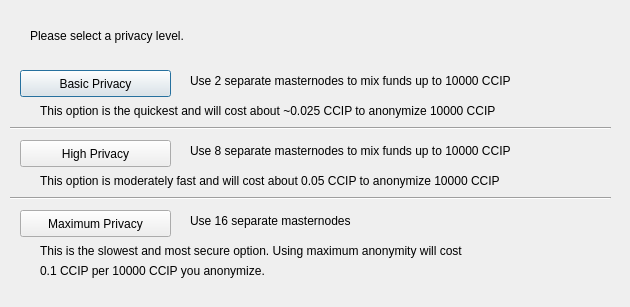
<?xml version="1.0" encoding="UTF-8"?>
<ui version="4.0">
 <class>ObfuscationConfig</class>
 <widget class="QDialog" name="ObfuscationConfig">
  <property name="geometry">
   <rect>
    <x>0</x>
    <y>0</y>
    <width>630</width>
    <height>307</height>
   </rect>
  </property>
  <property name="windowTitle">
   <string>Configure Obfuscation</string>
  </property>
  <widget class="QPushButton" name="buttonBasic">
   <property name="geometry">
    <rect>
     <x>20</x>
     <y>70</y>
     <width>151</width>
     <height>27</height>
    </rect>
   </property>
   <property name="text">
    <string>Basic Privacy</string>
   </property>
  </widget>
  <widget class="QPushButton" name="buttonHigh">
   <property name="geometry">
    <rect>
     <x>20</x>
     <y>140</y>
     <width>151</width>
     <height>27</height>
    </rect>
   </property>
   <property name="text">
    <string>High Privacy</string>
   </property>
  </widget>
  <widget class="QPushButton" name="buttonMax">
   <property name="geometry">
    <rect>
     <x>20</x>
     <y>210</y>
     <width>151</width>
     <height>27</height>
    </rect>
   </property>
   <property name="text">
    <string>Maximum Privacy</string>
   </property>
  </widget>
  <widget class="QLabel" name="label">
   <property name="geometry">
    <rect>
     <x>30</x>
     <y>20</y>
     <width>571</width>
     <height>31</height>
    </rect>
   </property>
   <property name="text">
    <string>Please select a privacy level.</string>
   </property>
  </widget>
  <widget class="QLabel" name="label_2">
   <property name="geometry">
    <rect>
     <x>190</x>
     <y>70</y>
     <width>421</width>
     <height>21</height>
    </rect>
   </property>
   <property name="text">
    <string>Use 2 separate masternodes to mix funds up to 10000 CCIP</string>
   </property>
  </widget>
  <widget class="QLabel" name="label_3">
   <property name="geometry">
    <rect>
     <x>190</x>
     <y>140</y>
     <width>411</width>
     <height>21</height>
    </rect>
   </property>
   <property name="text">
    <string>Use 8 separate masternodes to mix funds up to 10000 CCIP</string>
   </property>
  </widget>
  <widget class="QLabel" name="label_4">
   <property name="geometry">
    <rect>
     <x>190</x>
     <y>210</y>
     <width>421</width>
     <height>21</height>
    </rect>
   </property>
   <property name="text">
    <string>Use 16 separate masternodes</string>
   </property>
  </widget>
  <widget class="QLabel" name="label_6">
   <property name="geometry">
    <rect>
     <x>40</x>
     <y>100</y>
     <width>561</width>
     <height>21</height>
    </rect>
   </property>
   <property name="text">
    <string>This option is the quickest and will cost about ~0.025 CCIP to anonymize 10000 CCIP</string>
   </property>
  </widget>
  <widget class="QLabel" name="label_7">
   <property name="geometry">
    <rect>
     <x>40</x>
     <y>170</y>
     <width>561</width>
     <height>21</height>
    </rect>
   </property>
   <property name="text">
    <string>This option is moderately fast and will cost about 0.05 CCIP to anonymize 10000 CCIP</string>
   </property>
  </widget>
  <widget class="QLabel" name="label_8">
   <property name="geometry">
    <rect>
     <x>40</x>
     <y>240</y>
     <width>561</width>
     <height>21</height>
    </rect>
   </property>
   <property name="text">
    <string>This is the slowest and most secure option. Using maximum anonymity will cost</string>
   </property>
  </widget>
  <widget class="QLabel" name="label_9">
   <property name="geometry">
    <rect>
     <x>40</x>
     <y>260</y>
     <width>561</width>
     <height>21</height>
    </rect>
   </property>
   <property name="text">
    <string>0.1 CCIP per 10000 CCIP you anonymize.</string>
   </property>
  </widget>
  <widget class="Line" name="line">
   <property name="geometry">
    <rect>
     <x>10</x>
     <y>120</y>
     <width>601</width>
     <height>16</height>
    </rect>
   </property>
   <property name="orientation">
    <enum>Qt::Horizontal</enum>
   </property>
  </widget>
  <widget class="Line" name="line_2">
   <property name="geometry">
    <rect>
     <x>10</x>
     <y>190</y>
     <width>601</width>
     <height>16</height>
    </rect>
   </property>
   <property name="orientation">
    <enum>Qt::Horizontal</enum>
   </property>
  </widget>
 </widget>
 <resources/>
 <connections/>
</ui>
